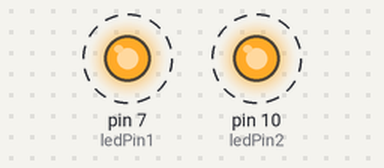
The sketch below on a simulated Arduino Uno, built with avr-gcc and run on an emulated ATmega328P. On the bench: output pins drawn as LEDs (lit = HIGH). Dashed ring = blinking.

Above: at 0.5 s.
Timing chart, 0 to 4.6 s (numbered marks = the images above):
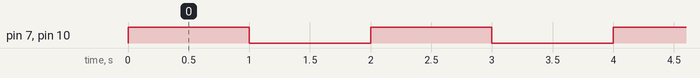

Measured:
- by itself, pin 7 (ledPin1), pin 10 (ledPin2): alternates HIGH for 1.0 s and LOW for 1.0 s

The sketch:

Lab_Assignment_1_-_LED.ino
```cpp
int ledPin1 = 7;
int ledPin2 = 10;

void setup() {
  pinMode(ledPin1, OUTPUT);
  pinMode(ledPin2, OUTPUT);
}

void loop() {
  digitalWrite(ledPin1, HIGH);
  digitalWrite(ledPin2, HIGH);
  delay(1000);
  digitalWrite(ledPin1, LOW);
  digitalWrite(ledPin2, LOW);
  delay(1000);
}
```
